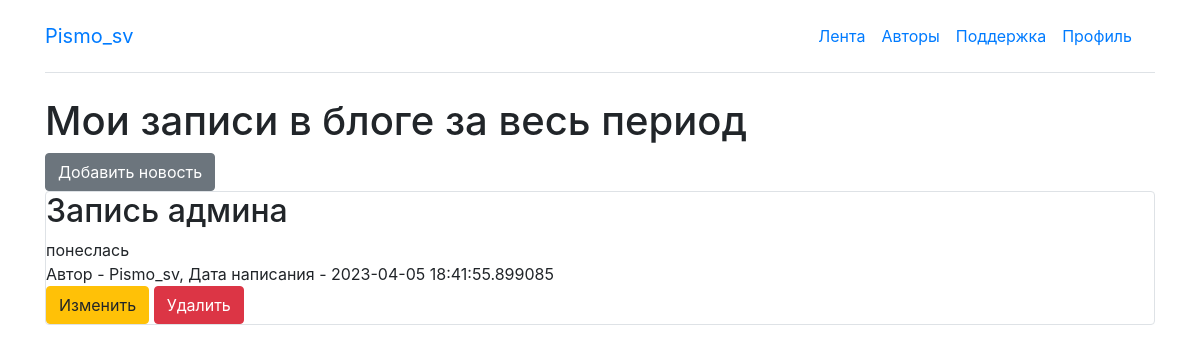
/profile (signed in), run on an earlier commit of the app's database.
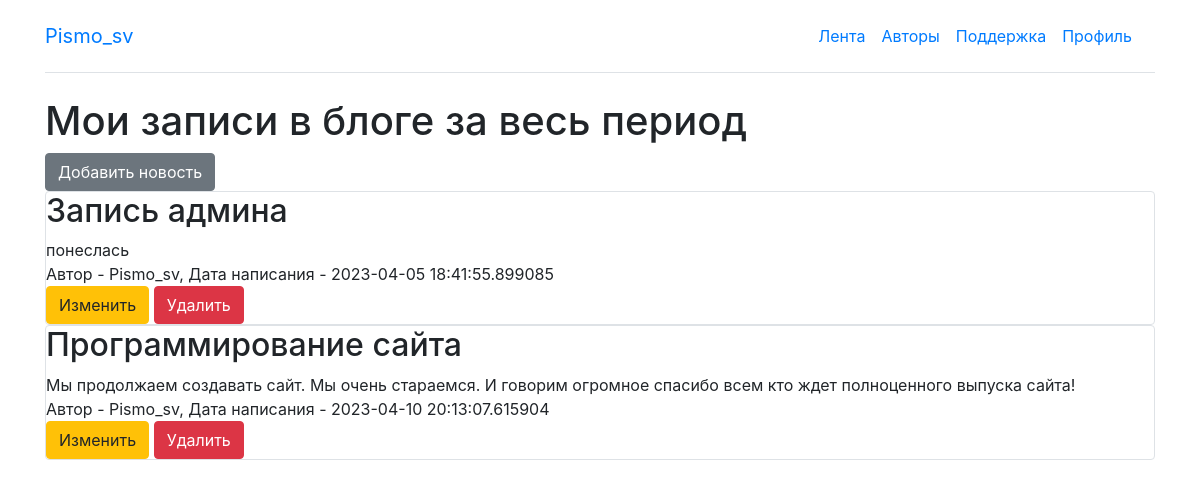
And on a later commit of the database.
### data/news.py (models this page shows)
class News(SqlAlchemyBase):
    __tablename__ = 'news'
    id = sqlalchemy.Column(sqlalchemy.Integer,
                           primary_key=True, autoincrement=True)
    title = sqlalchemy.Column(sqlalchemy.String, nullable=True)
    content = sqlalchemy.Column(sqlalchemy.String, nullable=True)
    created_date = sqlalchemy.Column(sqlalchemy.DateTime,
                                     default=datetime.datetime.now)
    is_private = sqlalchemy.Column(sqlalchemy.Boolean, default=True)
    user_id = sqlalchemy.Column(sqlalchemy.Integer,
                                sqlalchemy.ForeignKey("users.id"))
    user = orm.relationship('User')

### data/users.py (models this page shows, shortened)
class User(SqlAlchemyBase, UserMixin):
    __tablename__ = 'users'
    id = sqlalchemy.Column(sqlalchemy.Integer,
                           primary_key=True, autoincrement=True)
    name = sqlalchemy.Column(sqlalchemy.String, nullable=True)
    about = sqlalchemy.Column(sqlalchemy.String, nullable=True)
    email = sqlalchemy.Column(sqlalchemy.String,
                              index=True, unique=True, nullable=True)
    hashed_password = sqlalchemy.Column(sqlalchemy.String, nullable=True)
    created_date = sqlalchemy.Column(sqlalchemy.DateTime,
                                     default=datetime.datetime.now)
    news = orm.relationship("News", back_populates='user')

### main.py (the view)
@app.route("/profile")
def profile():
    db_sess = db_session.create_session()
    if current_user.is_authenticated:
        news = db_sess.query(News).filter(
            News.user == current_user)
    else:
        redirect("/")
        return
    return render_template("profile.html", news=news)

### data/db_session.py (called while the page is built)
def create_session() -> Session:
    global __factory
    return __factory()

### main.py (called while the page is built)
@login_manager.user_loader
def load_user(user_id):
    db_sess = db_session.create_session()
    return db_sess.query(User).get(user_id)

### templates/profile.html
{% extends "base.html" %}
{% block content %}
<h1>Мои записи в блоге за весь период</h1>
{% if current_user.is_authenticated %}
    <a href="news" class="btn btn-secondary">Добавить новость</a>
{% endif %}
{% for item in news%}
<div class="col-md6 border rounded">
    <h2>{{item.title}}</h2>
    <div>
        {{item.content}}
    </div>
    <div>
        Автор - {{item.user.name}}, Дата написания - {{item.created_date}}
    </div>
    <div>
        <a href="/news/{{ item.id }}" class="btn btn-warning">
            Изменить
        </a>
        <a href="/news_delete/{{ item.id }}" class="btn btn-danger">
            Удалить
        </a>
    </div>
</div>
{% endfor %}
{% endblock %}

What changed in the data, as far as the page shows it:
added News: title "Программирование сайта", content "Мы продолжаем создавать сайт. Мы очень стараемся. И говорим огромное спасибо всем кто ждет полноценного выпуска сайта!", user.name "Pismo_sv", created_date "2023-04-10 20:13:07.615904"
